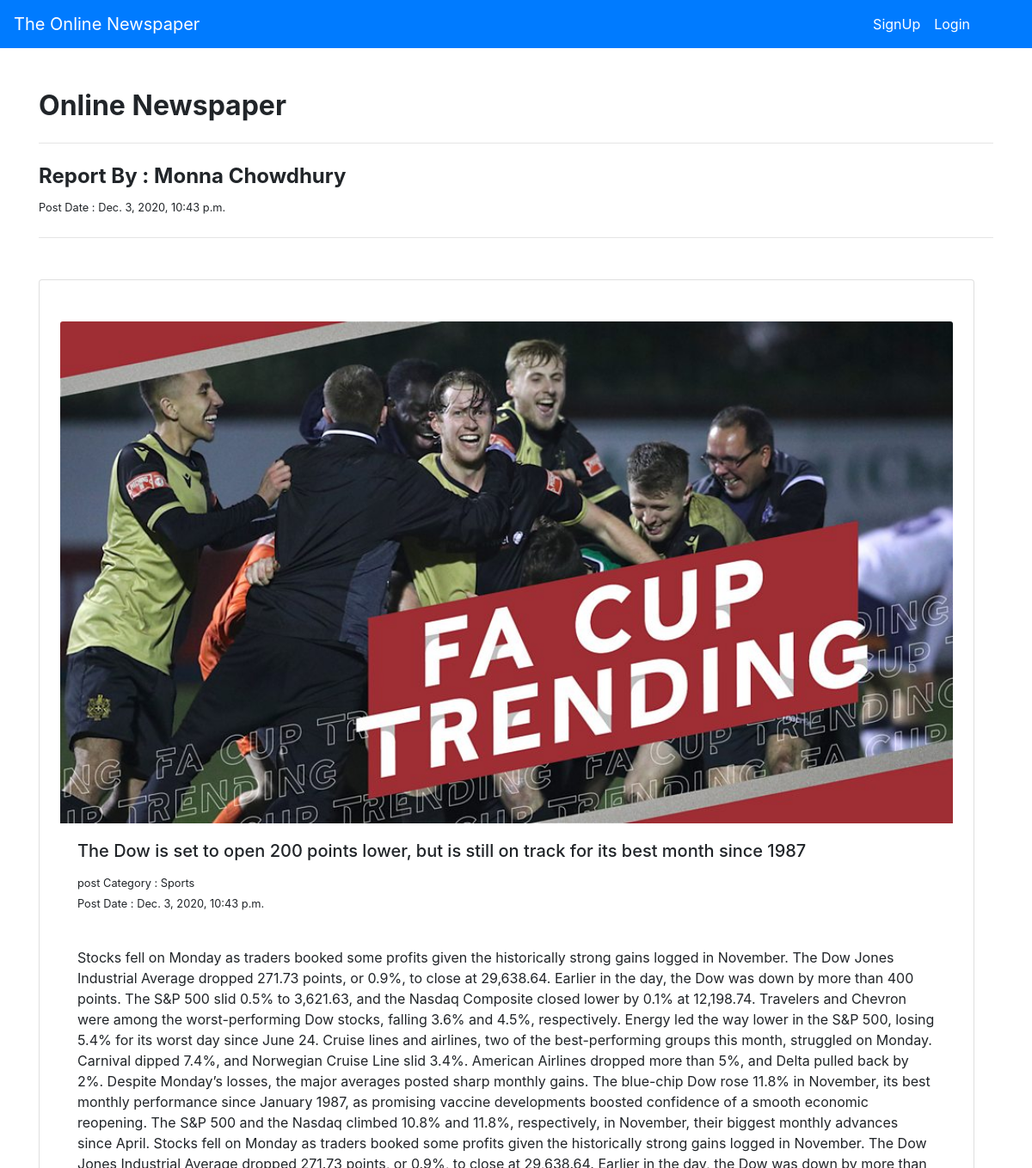
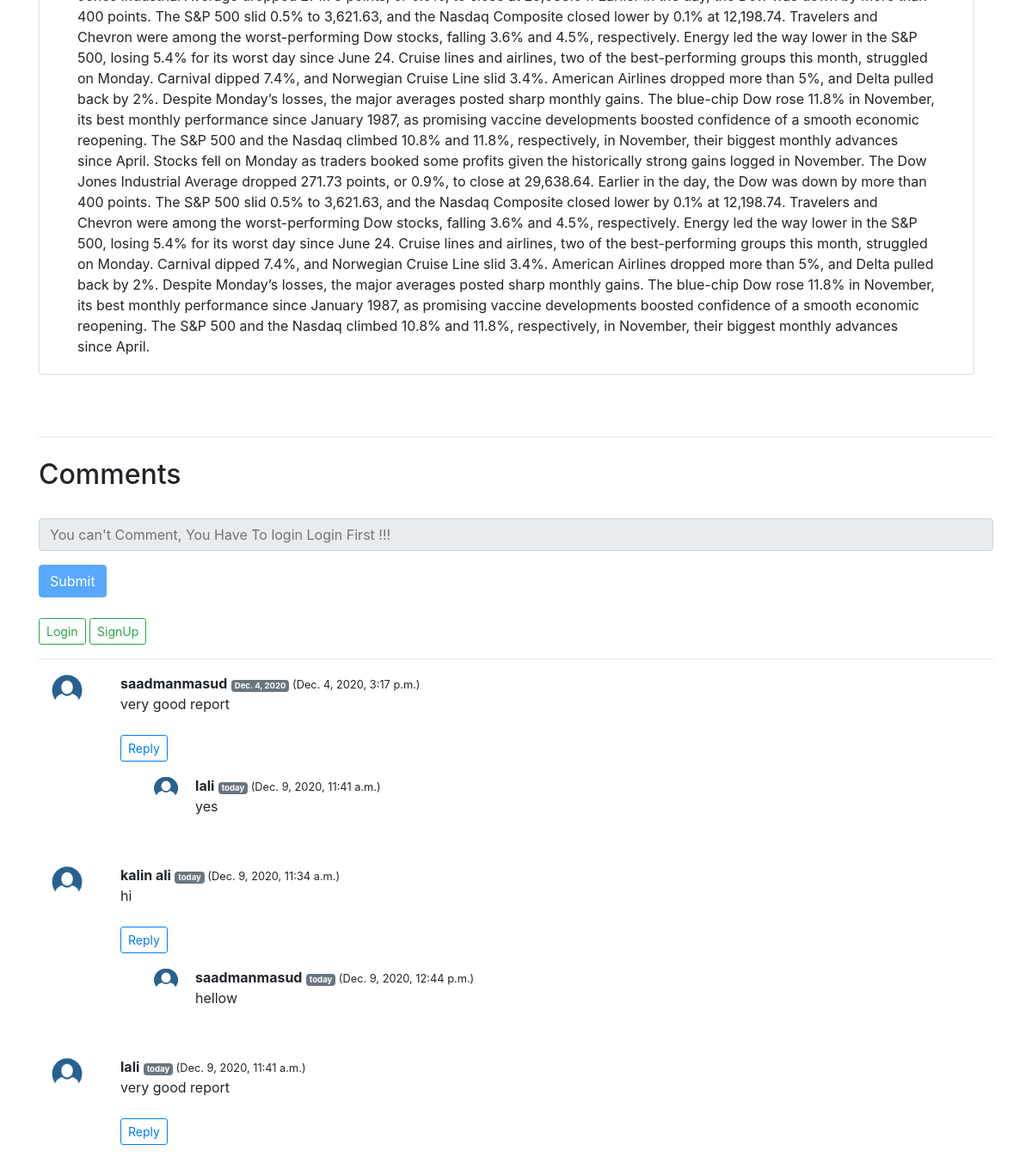
/sport-use-repoet, run on the app's committed database (2 pictures, top to bottom).
### newsApp/models.py (models this page shows, shortened)
class add_news_new(models.Model):
    name_news=models.CharField(max_length=300)
    catagory=models.ForeignKey(catagory_of_news, on_delete=models.CASCADE, default=1)
    image = models.ImageField(upload_to='uploads', default="")
    slug = models.CharField(max_length=130)
    Repoter_name = models.CharField(max_length=300)
    description=models.TextField()
    publish = models.DateTimeField(default=datetime.now(), blank=True)
    likes= models.ManyToManyField(User, related_name='news_post', default=None, blank=True)

class catagory_of_news(models.Model):
    catagory_name=models.CharField(max_length=300)
    def __str__(self):
        return self.catagory_name

class News_Comment(models.Model):
    serial_no = models.AutoField(primary_key=True)
    comment   = models.TextField()
    user      = models.ForeignKey(User, on_delete=models.CASCADE)
    post      = models.ForeignKey(add_news_new, on_delete=models.CASCADE)
    postID    = models.CharField(max_length=255)
    parent    = models.ForeignKey('self', on_delete=models.CASCADE, null=True)
    time_comment = models.DateTimeField(default=datetime.now(), blank=True)

### newsApp/views.py (the view)
# urls.py: path('<str:slug>', views.blogPost, name='blogPost'),
def blogPost(request, slug):
    post=add_news_new.objects.filter(slug=slug).first()
    comments = News_Comment.objects.filter(post=post, parent=None)
    replies = News_Comment.objects.filter(post=post).exclude(parent=None)
    repDict = {}
    for reply in replies:
        if reply.parent.serial_no not in repDict.keys():
            repDict[reply.parent.serial_no] = [reply]
        else:
            repDict[reply.parent.serial_no].append(reply)
    context={"post":post, 'comments': comments, 'repDict':repDict }
    return render(request, "news_post.html", context)

### newsApp/templatetags/get_dict.py (called while the page is built)
@register.filter(name='get_value')
def get_value(dict, key):
    return dict.get(key)

### newsApp/templates/news_post.html (shortened to what this page needs)
{% extends 'base.html' %}
{%block body%}
{% load humanize %}
{% load get_dict %}
<div class="container pt-5">
<h2><b>Online Newspaper</b></h2>
<hr class="my-4">
<h4><b>Report By : {{post.Repoter_name}}</b></h4>
<small>Post Date : {{post.publish}}</small>
<hr class="my-4">
</div>
<div class="container mt-5">
    <div class="card mr-3 mt-5 pt-5 pl-4 pr-4" style="width: 68rem;">
					  <img src="/media/{{post.image}}" class="card-img-top" alt="...">
					  <div class="card-body">
					    <h5 class="card-title">{{post.name_news}}</h5>
					    <p class="card-text"><small>post Category : {{post.catagory}}
							</br>Post Date : {{post.publish}}</small></p></br>
					    <p class="card-text">{{post.description }}</p>
					  </div>
					</div></div></br></br>
<div class="container"><hr class="my-4"><h2>Comments</h2></div>
{% if user.is_authenticated %}
<form class="form-inline container" method="POST" action="/postComments">{% csrf_token %}
	<div class="form-group mx-sm-3 mb-2">
		<input name="comment" type="text" class="form-control" placeholder="Comment Here">
		<input name="postId" type="hidden" value="{{post.id}}">
		<input name="serial_no" type="hidden" value="">
		<input name="comment_username" type="hidden" value="{{request.user}}">
	</div>
	<button type="submit" class="btn btn-outline-success mb-2 ml-2">Submit</button>
</form>
{% else %}
<form class="container">
  <fieldset disabled>
    <div class="form-group">
      <input type="text" id="disabledTextInput" class="form-control" placeholder="You can't Comment, You Have To login Login First !!!">
    </div>
    <button type="submit" class="btn btn-primary">Submit</button>
  </fieldset>
	<a href="login" class="btn btn-sm btn-outline-success">Login</a>
	<a href="signup" class="btn btn-sm btn-outline-success">SignUp</a>
</form>
{% endif %}
<div class="container"><hr>
	{% for comment in comments %}
	<div class="row my-3">
		<div class="col-md-1"><img src="/media/uploads/user.png" class="rounded mx-auto d-block" alt="user" width="50px" height="40px"></div>
		<div class="col-md-11"><b>{{comment.user}}</b> <small> <span class="badge badge-secondary">{{comment.time_comment | naturalday}}</span> ({{comment.time_comment}})</small>
			<div>{{comment.comment}}</div>
			<div class="reply mx-0">
				  <button class="btn btn-sm btn-outline-primary mt-4" type="button" data-toggle="collapse" data-target="#reply{{comment.serial_no}}" aria-expanded="false" aria-controls="reply{{comment.serial_no}}">
					Reply
				  </button>
				<div class="replies my-3">
					{% for replycomment in repDict|get_value:comment.serial_no %}
					<div class="row">
						<div class="col-md-1 pl-5"><img src="/media/uploads/user.png" class="rounded mx-auto d-block" alt="user" width="40px" height="30px"></div>
						<div class="col-md-11"><b>{{replycomment.user}}</b> <small> <span class="badge badge-secondary">{{replycomment.time_comment | naturalday}}</span> ({{replycomment.time_comment}})</small>
			<div>{{replycomment.comment}}</div></div>
					</div>
					{% endfor %}
					</div>
			</div>
		</div>
	</div>
	{% endfor %}
</div>
{% endblock %}

### newsApp/templates/base.html (shortened to what this page needs)
<!doctype html>
<html lang="en">
  <head>
    <link rel="stylesheet" href="https://cdn.jsdelivr.net/npm/bootstrap@4.5.3/dist/css/bootstrap.min.css">
  </head>
  <body>
    <nav class="navbar navbar-expand-lg navbar-dark bg-primary">
      <a class="navbar-brand" href="/">The Online Newspaper</a>
      <div class="collapse navbar-collapse" id="navbarSupportedContent">
        <ul class="navbar-nav my-2 my-lg-0 mr-5">
          {% if user.is_authenticated %}
          <li class="nav-item dropdown active ">
            <a class="nav-link dropdown-toggle" href="#" id="navbarDropdown3" role="button" data-toggle="dropdown" aria-haspopup="true" aria-expanded="false">
              {{request.user}}
            </a>
            <div class="dropdown-menu" aria-labelledby="navbarDropdown">
              <a class="dropdown-item" href="settings">Settings</a>
              <div class="dropdown-divider"></div>
              <a class="dropdown-item" href="/logout">Log Out</a>
            </div>
          </li>
          {% else %}
          <li class="nav-item active">
            <a class="nav-link" href="signup">SignUp </a>
          </li>
          <li class="nav-item active">
            <a class="nav-link" href="login">Login </a>
          </li>
          {% endif %}
    </ul>
      </div>
    </nav>
    {% block body %}{% endblock %}
  </body>
</html>

### data on the page
add_news_new: Repoter_name "Monna Chowdhury", publish "Dec. 3, 2020, 10:43 p.m.", image (picture), name_news "The Dow is set to open 200 points lower, but is still on track for its best month since 1987", catagory "Sports", description "Stocks fell on Monday as traders booked some profits given the historically strong gains logged in November. The Dow Jones Industrial Average dropped 271.73 points, or 0.9%, to close at 29,638.64. Earlier in the day, the Dow was down by more than 400 points. The S&P 500 slid 0.5% to 3,621.63, and the Nasdaq Composite closed lower by 0.1% at 12,198.74. Travelers and Chevron were among the worst-performing Dow stocks, falling 3.6% and 4.5%, respectively. Energy led the way lower in the S&P 500, losing 5.4% for its worst day since June 24. Cruise lines and airlines, two of the best-performing groups this month, struggled on Monday. Carnival dipped 7.4%, and Norwegian Cruise Line slid 3.4%.…"
News_Comment: user "saadmanmasud", time_comment "Dec. 4, 2020", time_comment "Dec. 4, 2020, 3:17 p.m.", comment "very good report"
News_Comment: user "lali", time_comment "today", time_comment "Dec. 9, 2020, 11:41 a.m.", comment "yes"
News_Comment: user "kalin ali", time_comment "today", time_comment "Dec. 9, 2020, 11:34 a.m.", comment "hi"
News_Comment: user "saadmanmasud", time_comment "today", time_comment "Dec. 9, 2020, 12:44 p.m.", comment "hellow"
News_Comment: user "lali", time_comment "today", time_comment "Dec. 9, 2020, 11:41 a.m.", comment "very good report"
